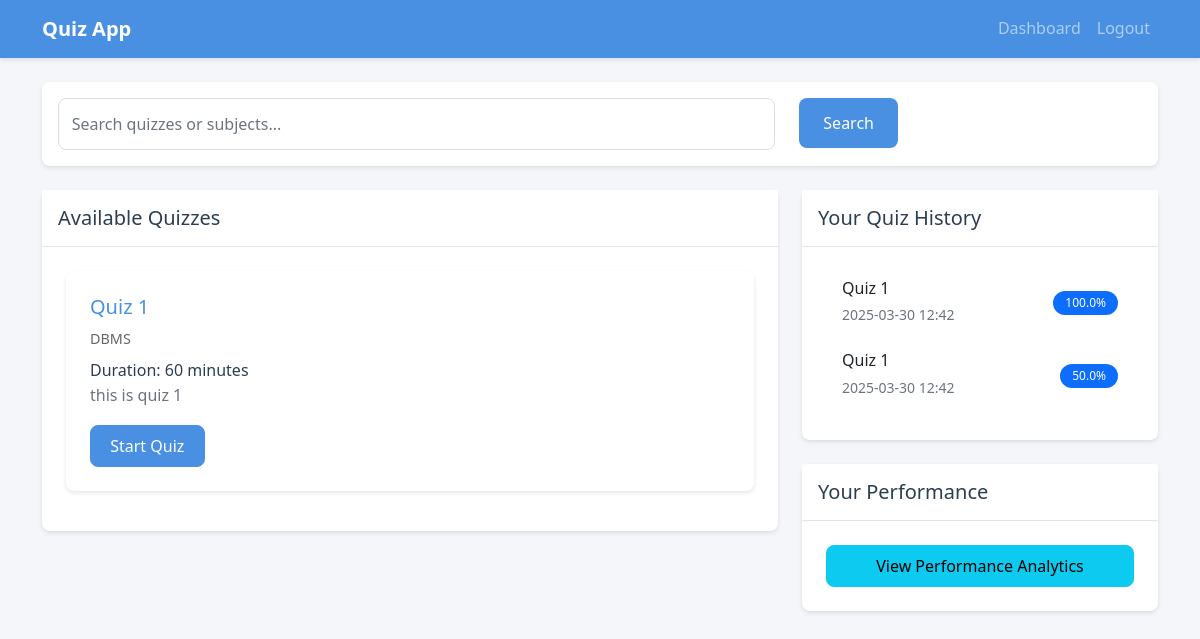
Page /dashboard (signed in) on the committed database.
### models.py (models this page shows)
class Quiz(db.Model):
    id = db.Column(db.Integer, primary_key=True)
    title = db.Column(db.String(100), nullable=False)
    description = db.Column(db.Text)
    subject_id = db.Column(db.Integer, db.ForeignKey('subject.id'), nullable=False)
    start_time = db.Column(db.DateTime, nullable=True)
    end_time = db.Column(db.DateTime, nullable=True)
    duration = db.Column(db.Integer, nullable=False)  # Duration in minutes
    questions = db.relationship('Question', backref='quiz', lazy=True, cascade='all, delete-orphan')
    attempts = db.relationship('QuizAttempt', backref='quiz', lazy=True, cascade='all, delete-orphan')

class Subject(db.Model):
    id = db.Column(db.Integer, primary_key=True)
    name = db.Column(db.String(100), nullable=False)
    description = db.Column(db.Text)
    quizzes = db.relationship('Quiz', backref='subject', lazy=True)

class QuizAttempt(db.Model):
    id = db.Column(db.Integer, primary_key=True)
    user_id = db.Column(db.Integer, db.ForeignKey('user.id'), nullable=False)
    quiz_id = db.Column(db.Integer, db.ForeignKey('quiz.id'), nullable=False)
    score = db.Column(db.Float, nullable=False)
    date = db.Column(db.DateTime, nullable=False, default=datetime.utcnow)

### app.py (the view)
@app.route('/dashboard')
def dashboard():
    if 'user_id' not in session:
        flash('Please login to access this page.', 'error')
        return redirect(url_for('login'))
    if session.get('is_admin'):
        return redirect(url_for('admin_dashboard'))
    search_query = request.args.get('search', '')
    current_time = datetime.utcnow()
    if search_query:
        subjects = Subject.query.filter(
            (Subject.name.ilike(f'%{search_query}%')) |
            (Subject.description.ilike(f'%{search_query}%'))
        ).all()
        available_quizzes = Quiz.query.filter(
            (Quiz.title.ilike(f'%{search_query}%')) |
            (Quiz.description.ilike(f'%{search_query}%'))
        ).all()
    else:
        subjects = Subject.query.all()
        available_quizzes = Quiz.query.all()
    attempts = QuizAttempt.query.filter_by(user_id=session['user_id']).all()
    return render_template('user/dashboard.html',
                         subjects=subjects,
                         attempts=attempts,
                         available_quizzes=available_quizzes,
                         search_query=search_query,
                         now=current_time)

### templates/user/dashboard.html (shortened to what this page needs)
{% extends "base.html" %}
{% block content %}
<div class="search-bar">
    <form method="GET" class="row g-3">
        <div class="col-md-8">
            <input type="text" class="form-control" name="search" placeholder="Search quizzes or subjects..." value="{{ search_query }}">
        </div>
        <div class="col-md-4">
            <button type="submit" class="btn btn-primary">Search</button>
        </div>
    </form>
</div>
<div class="row">
    <div class="col-md-8">
        <div class="card">
            <div class="card-header">
                <h5 class="mb-0">Available Quizzes</h5>
            </div>
            <div class="card-body">
                {% if available_quizzes %}
                    {% for quiz in available_quizzes %}
                    <div class="quiz-card">
                        <h5>{{ quiz.title }}</h5>
                        <div class="subject">{{ quiz.subject.name }}</div>
                        <div class="duration">Duration: {{ quiz.duration }} minutes</div>
                        {% if quiz.description %}
                        <p class="text-muted">{{ quiz.description }}</p>
                        {% endif %}
                        <a href="{{ url_for('take_quiz', quiz_id=quiz.id) }}" class="btn btn-primary">Start Quiz</a>
                    </div>
                    {% endfor %}
                {% else %}
                    <p class="text-muted">No quizzes available at the moment.</p>
                {% endif %}
            </div>
        </div>
    </div>
    <div class="col-md-4">
        <div class="card">
            <div class="card-header">
                <h5 class="mb-0">Your Quiz History</h5>
            </div>
            <div class="card-body">
                {% if attempts %}
                    <div class="list-group">
                        {% for attempt in attempts %}
                        <div class="list-group-item">
                            <div class="d-flex justify-content-between align-items-center">
                                <div>
                                    <h6 class="mb-1">{{ attempt.quiz.title }}</h6>
                                    <small class="text-muted">{{ attempt.date.strftime('%Y-%m-%d %H:%M') }}</small>
                                </div>
                                <span class="badge bg-primary">{{ "%.1f"|format(attempt.score) }}%</span>
                            </div>
                        </div>
                        {% endfor %}
                    </div>
                {% else %}
                    <p class="text-muted">You haven't taken any quizzes yet.</p>
                {% endif %}
            </div>
        </div>
        <div class="card mt-4">
            <div class="card-header">
                <h5 class="mb-0">Your Performance</h5>
            </div>
            <div class="card-body">
                <a href="{{ url_for('visualize_user_summary') }}" class="btn btn-info w-100">View Performance Analytics</a>
            </div>
        </div>
    </div>
</div>
{% endblock %}

### static/css/style.css (style rules this page uses)
:root { --primary-color: #4a90e2; --secondary-color: #2c3e50; --success-color: #27ae60; --danger-color: #e74c3c; --warning-color: #f1c40f; --info-color: #3498db; --light-color: #ecf0f1; --dark-color: #2c3e50; --border-radius: 8px; --box-shadow: 0 2px 4px rgba(0,0,0,0.1); }
body { font-family: 'Segoe UI', Tahoma, Geneva, Verdana, sans-serif; background-color: #f5f6fa; color: var(--secondary-color); line-height: 1.6; }
.card { border: none; border-radius: var(--border-radius); box-shadow: var(--box-shadow); transition: transform 0.2s ease-in-out; margin-bottom: 1.5rem; }
.card-header { background-color: white; border-bottom: 1px solid rgba(0,0,0,0.1); padding: 1rem; }
.card-body { padding: 1.5rem; }
.btn { border-radius: var(--border-radius); padding: 0.5rem 1.2rem; font-weight: 500; transition: all 0.3s ease; }
.btn-primary { background-color: var(--primary-color); border-color: var(--primary-color); }
.form-control { border-radius: var(--border-radius); border: 1px solid #ddd; padding: 0.8rem; transition: border-color 0.3s ease; }
.list-group-item { border: none; border-radius: var(--border-radius) !important; margin-bottom: 0.5rem; transition: all 0.3s ease; }
.badge { padding: 0.5em 1em; border-radius: 20px; font-weight: 500; }
.search-bar { background-color: white; border-radius: var(--border-radius); padding: 1rem; margin-bottom: 1.5rem; box-shadow: var(--box-shadow); }
.search-bar input { border: 1px solid #ddd; border-radius: var(--border-radius); padding: 0.8rem; width: 100%; }
.search-bar button { background-color: var(--primary-color); color: white; border: none; border-radius: var(--border-radius); padding: 0.8rem 1.5rem; margin-left: 0.5rem; }
.quiz-card { background-color: white; border-radius: var(--border-radius); padding: 1.5rem; margin-bottom: 1rem; box-shadow: var(--box-shadow); }
.quiz-card h5 { color: var(--primary-color); margin-bottom: 0.5rem; }
.quiz-card .subject { color: #666; font-size: 0.9rem; margin-bottom: 0.5rem; }
.quiz-card .duration { color: var(--secondary-color); font-weight: 500; }

### rows in the picture
Quiz: title "Quiz 1", subject.name "DBMS", duration "60", description "this is quiz 1"
QuizAttempt: quiz "Quiz 1", date "2025-03-30 12:42", score "100.0"
QuizAttempt: quiz "Quiz 1", date "2025-03-30 12:42", score "50.0"
